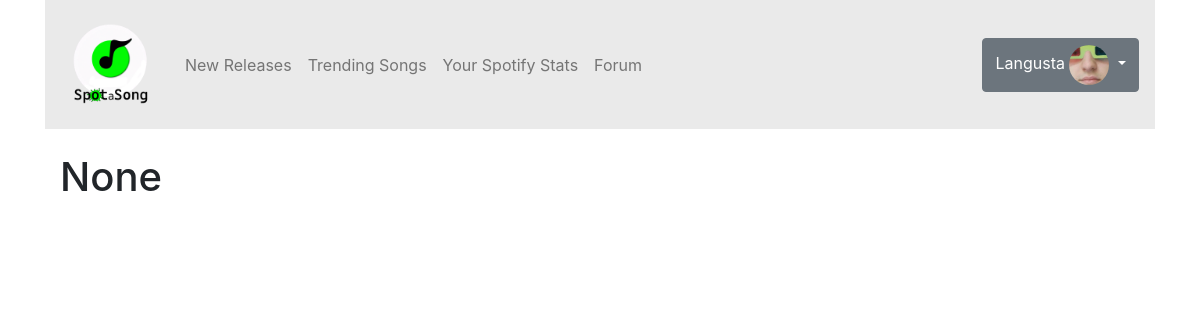
Page /albumDetail/1 (signed in) on the committed database.
### accounts/models.py (models this page shows, shortened)
class CustomUser(AbstractUser):
    age = models.PositiveIntegerField(null=True, blank=True)

class UserProfile(models.Model):
    user = models.OneToOneField(CustomUser, on_delete=models.CASCADE)
    profile_picture = models.ImageField(default='default.jpg',upload_to='profile_pictures')
    bio = models.TextField(max_length=1500, blank=True)

### main/views.py (the view, shortened to what this page needs)
# urls.py: path('albumDetail/<str:album_id>', views.albumDetail, name='album_detail'),
def albumDetail(request, album_id):
    sp = authentication()
    tracks = sp.album_tracks(album_id)
    album_image = request.GET.get('album_image')
    album_name = request.GET.get('album_name')
    trackslist =[]
    return render(request, 'albumdetail.html', {'tracks': trackslist, 'album_name':album_name})

### main/views.py (called while the page is built)
def authentication():
    sp = spotipy.Spotify(auth_manager=SpotifyClientCredentials(client_id=settings.SPOTIPY_CLIENT_ID,
                                                           client_secret=settings.SPOTIPY_CLIENT_SECRET))
    return sp

### main/templates/albumdetail.html (shortened to what this page needs)
{% extends "base.html" %}
{% load static %}
{% load crispy_forms_tags %}
{% block content %}
<div class="container">
    <div class="col-md-6 pt-4">
        <h1>{{album_name}}</h1>
    </div>
</div>
{% endblock %}

### main/templates/navbar.html (shortened to what this page needs)
{% load static %}
<div class="container">
  <nav class="navbar navbar-expand-lg navbar-light" style="background-color: #eaeaea;">
    <div class="collapse navbar-collapse" id="navbarTogglerDemo01">
      <a class="pt-2 navbar-brand" href="{% url 'main:home' %}">
        <img src="{% static '\images\DALL·E 2023-04-06 12.51.07 - Create a copytright free logo using this website name_ Spot-a-Song. Use grayscale colors with greenscale (1).png' %}" width="100" height="100" alt="">
      </a>
      <ul class="navbar-nav mr-auto mt-2 mt-lg-0">
        <li class="nav-item">
          <a class="nav-link" href="{% url 'main:new_releases' %}">New Releases</a>
        </li>
        <li class="nav-item">
          <a class="nav-link" href="{% url 'main:trendingSongs' %}">Trending Songs</a>
        </li>
        <li class="nav-item">
          <a class="nav-link" href="{% url 'accounts:spotify_authorize' %}">Your Spotify Stats</a>
        </li>
        <li class="nav-item">
          <a class="nav-link" href="{% url 'forum:forumtopics' %}">Forum</a>
        </li>
      </ul>
      {% if user.is_authenticated %}
      <div class="dropdown justify-content-right">
        <button class="btn btn-secondary dropdown-toggle" type="button" id="dropdownMenuButton" data-toggle="dropdown" aria-haspopup="true" aria-expanded="false">
          {{ user.username }}
          <img class="rounded-circle" id="imageprofile" src="{{ user.userprofile.profile_picture.url }}"></a>
        </button>
      </div>
      {% else %}
      <div class="justify-content-right">
        <a href="{% url 'accounts:signin' %}">SignIn</a>
        |
        <a href="{% url 'accounts:signup' %}">SignUp</a>
      </div>
      {% endif %}
    </div>
 </nav>
</div>

### static/css/style.css (style rules this page uses)
#imageprofile { max-width: 40px; max-height: 40px; }

### rows in the picture
CustomUser: username "Langusta", userprofile.profile_picture (picture)

### other values in the picture
{{ album_name }} "None"
